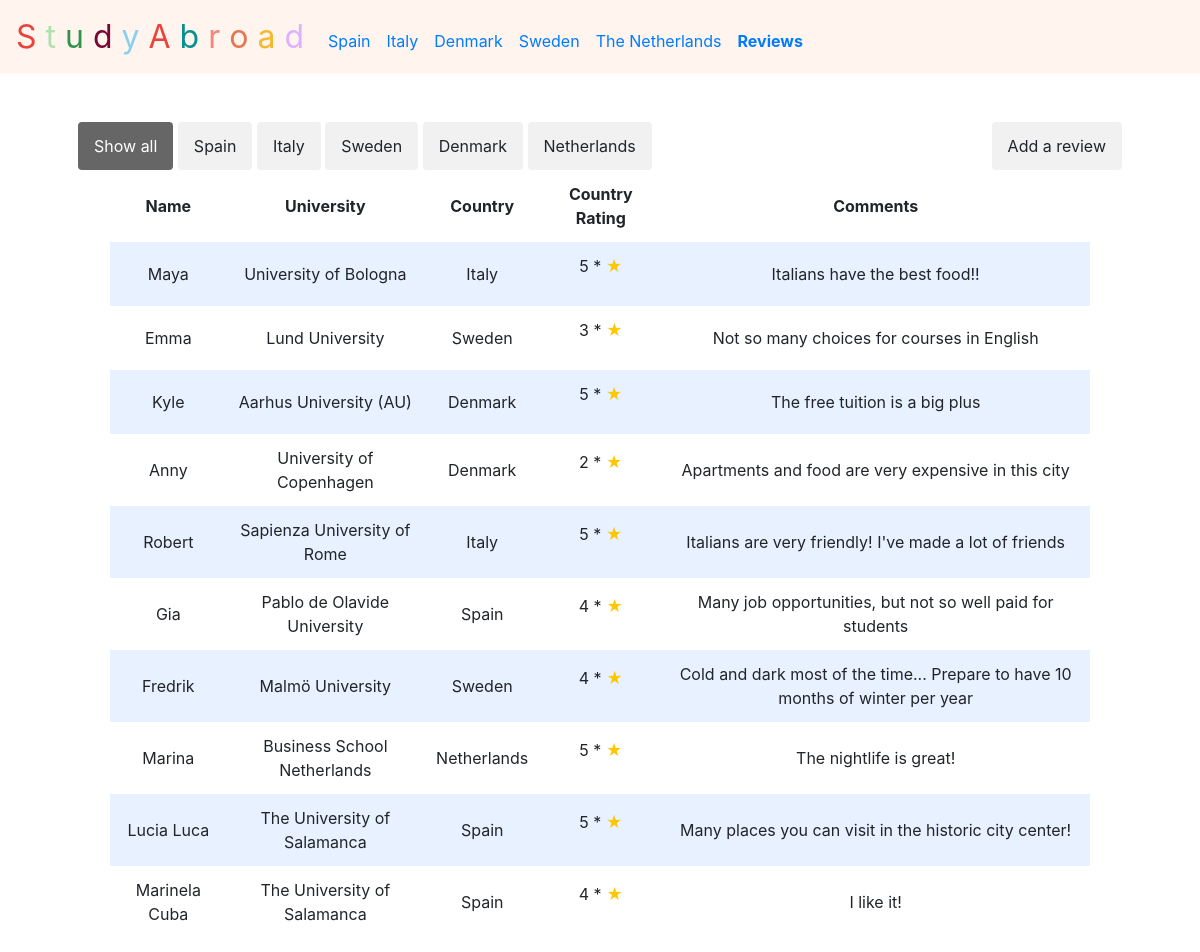
Screenshot of /rewAll with the database file from the repository.
### tables this page shows
CREATE TABLE 'rew' ('id' integer, 'name' text, 'university' text,'rating' text, 'comment' text, 'country' text);

### application.py (the view)
@app.route("/rewAll")
def rewAll():
    reviews = db.execute("SELECT * FROM rew")
    return render_template("rewAll.html", reviews=reviews)

### application.py (called while the page is built)
@app.after_request
def after_request(response):
    response.headers["Cache-Control"] = "no-cache, no-store, must-revalidate"
    response.headers["Expires"] = 0
    response.headers["Pragma"] = "no-cache"
    return response

### templates/rewAll.html (shortened to what this page needs)
{% extends "layout.html" %}
{% block main %}
<div class="myBtnContainer inline">
  <a href="/rewAll">
  <button class="btn active" onclick="filterSelection('all')">Show all</button>
  </a>
  <a href="rewSpain">
  <button class="btn" onclick="filterSelection('Spain')">Spain</button>
  </a>
  <a href="rewItaly">
  <button class="btn" onclick="filterSelection('Italy')">Italy</button>
  </a>
  <a href="rewSweden">
  <button class="btn" onclick="filterSelection('Sweden')">Sweden</button>
  </a>
  <a href="rewDenmark">
  <button class="btn" onclick="filterSelection('Denmark')">Denmark</button>
  </a>
  <a href="rewNetherlands">
  <button class="btn" onclick="filterSelection('Netherlands')">Netherlands</button>
  </a>
</div>
<div class="right inline">
  <a href="/addreview">
    <button type="button" class="btn btn-warning d-grid gap-2 d-md-flex justify-content-md-end">Add a review</button>
  </a>
</div>
<div class="section">
    <table>
      <thead>
          <tr>
              <th>Name</th>
              <th>University</th>
              <th>Country</th>
              <th>Country Rating</th>
              <th>Comments</th>
          </tr>
      </thead>
      <tbody>
          {% for review in reviews %}
          <tr>
              <td>{{ review.name }}</td>
              <td>{{ review.university }}</td>
              <td>{{ review.country }}</td>
              <td>{{ review.rating }} * <p class="inline" style="color: #ffc700;">★</p></td>
              <td>{{ review.comment }}</td>
          </tr>
          {% endfor %}
      </tbody>
    </table>
    </div>
{% endblock %}

### templates/layout.html (shortened to what this page needs)
<!DOCTYPE html>
<html lang="en">
    <head>
        <link rel="stylesheet" href="https://cdn.jsdelivr.net/npm/bootstrap@4.5.3/dist/css/bootstrap.min.css">
        <link href="/static/styles.css" rel="stylesheet">
    </head>
    <body>
        <nav class="navbar navbar-expand-md " style="background-color: #FFF5EE;">
            <a class="navbar-brand" href="/">
                <span class="red">S</span>
                <span class="celadon">t</span>
                <span class="green">u</span>
                <span class="berry">d</span>
                <span class="babyblue">y</span>
                <span class="red">A</span>
                <span class="bluegreen">b</span>
                <span class="coral">r</span>
                <span class="sienna">o</span>
                <span class="yellow">a</span>
                <span class="violet">d</span>
                </a>
            <div class="collapse navbar-collapse" id="navbar">
                <ul class="navbar-nav mr-auto mt-2">
                    <li class="nav-item"><a class="nav-link" href="/spain">Spain</a></li>
                    <li class="nav-item"><a class="nav-link" href="/italy">Italy</a></li>
                    <li class="nav-item"><a class="nav-link" href="/denmark">Denmark</a></li>
                    <li class="nav-item"><a class="nav-link" href="/sweden">Sweden</a></li>
                    <li class="nav-item"><a class="nav-link" href="/netherlands">The Netherlands</a></li>
                    <li class="nav-item"><a class="nav-link" href="/reviews"><b>Reviews</b></a></li>
                </ul>
            </div>
        </nav>
        <main class="container p-5">
            {% block main %}{% endblock %}
        </main>
    </body>
</html>

### static/styles.css (style rules this page uses)
nav .navbar-brand { font-size: xx-large; }
nav .navbar-brand .red { color: #ea433b; }
nav .navbar-brand .yellow { color: #f5b82e; }
nav .navbar-brand .green { color: #2e944b; }
nav .navbar-brand .violet { color: #E0B0FF; }
nav .navbar-brand .berry { color: #770737; }
nav .navbar-brand .babyblue { color: #89CFF0; }
nav .navbar-brand .bluegreen { color: #088F8F; }
nav .navbar-brand .sienna { color: #E97451; }
nav .navbar-brand .celadon { color: #AFE1AF; }
nav .navbar-brand .coral { color: #F88379; }
main { overflow-x: auto; text-align: center; }
.container { overflow: hidden; }
.btn { border: none; outline: none; padding: 12px 16px; background-color: #f1f1f1; cursor: pointer; }
.btn.active { background-color: #666; color: white; }
.myBtnContainer { float: left; }
.right { float: right; }
.inline { display: inline-block; }
* { margin: 0; padding: 0; }
.section { padding-bottom: 1rem; padding-left: 2rem; padding-right: 2rem; padding-top: 0.5rem; width: 100%; }
table { background-color: transparent; margin-bottom: 1rem; width: 100%; }
table th, table td { padding: 0.75rem; vertical-align: middle; }
tbody tr:nth-of-type(odd) { background-color: rgb(179, 208, 255, 0.3) }

### rows the page displays
rew: name "Maya", university "University of Bologna", country "Italy", rating "5", comment "Italians have the best food!!"
rew: name "Emma", university "Lund University", country "Sweden", rating "3", comment "Not so many choices for courses in English"
rew: name "Kyle", university "Aarhus University (AU)", country "Denmark", rating "5", comment "The free tuition is a big plus"
rew: name "Anny", university "University of Copenhagen", country "Denmark", rating "2", comment "Apartments and food are very expensive in this city"
rew: name "Robert", university "Sapienza University of Rome", country "Italy", rating "5", comment "Italians are very friendly! I've made a lot of friends"
rew: name "Gia", university "Pablo de Olavide University", country "Spain", rating "4", comment "Many job opportunities, but not so well paid for students"
rew: name "Fredrik", university "Malmö University", country "Sweden", rating "4", comment "Cold and dark most of the time... Prepare to have 10 months of winter per year"
rew: name "Marina", university "Business School Netherlands", country "Netherlands", rating "5", comment "The nightlife is great!"
rew: name "Lucia Luca", university "The University of Salamanca", country "Spain", rating "5", comment "Many places you can visit in the historic city center!"
rew: name "Marinela Cuba", university "The University of Salamanca", country "Spain", rating "4", comment "I like it!"
